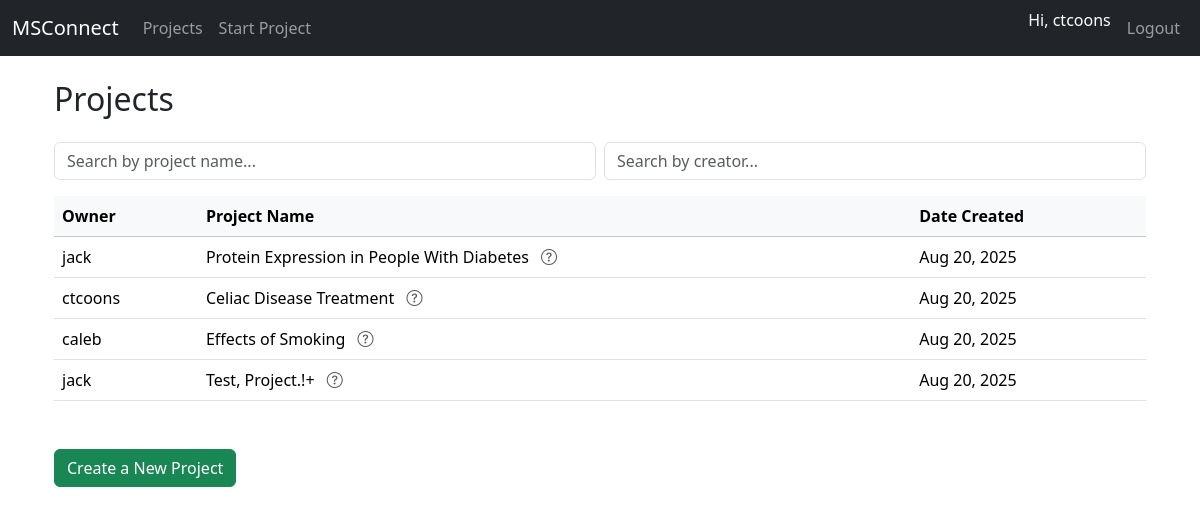
Before: /projects/ (signed in) with the older database file.
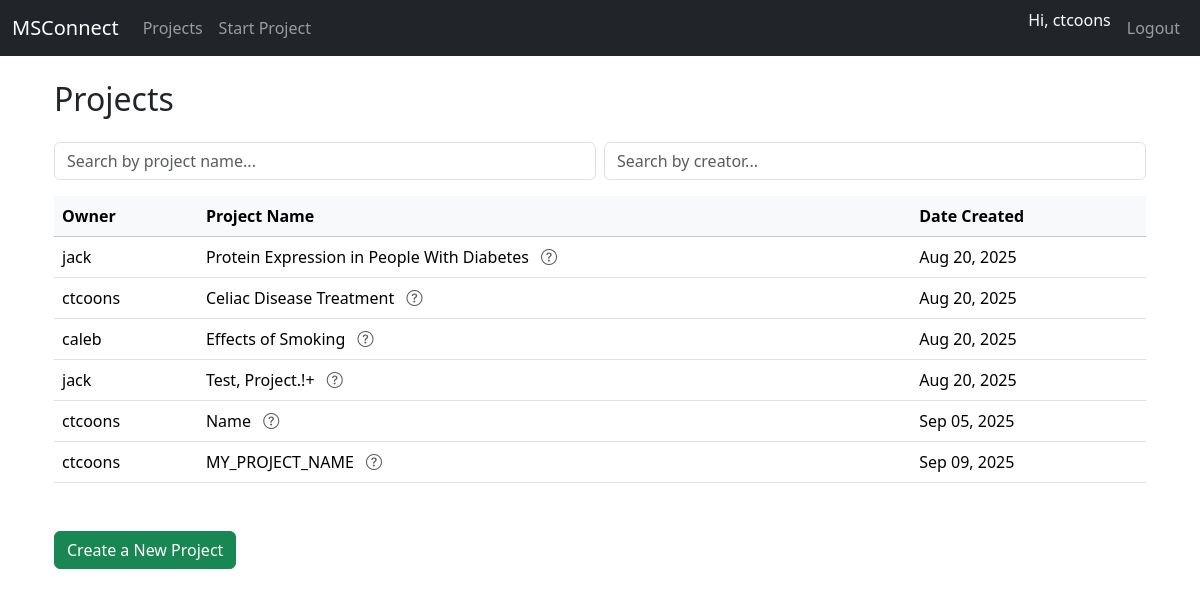
After: the same page with the newer database file.
### core/models.py (models this page shows, shortened)
class ProjectData(models.Model):
    owner = models.ForeignKey(User, on_delete=models.CASCADE, related_name="owned_projects")
    project_name = models.CharField(max_length=200)
    description = models.TextField(blank=True)
    number_of_groups = models.PositiveIntegerField()
    group_names = models.TextField(help_text="Tab-separated group names")
    independent_variable = models.JSONField(default=dict)
    created_at = models.DateTimeField(auto_now_add=True)

### core/views.py (the view)
# urls.py: path("projects/", views.project_list, name="project_list"),
@login_required
def project_list(request):
    projects = ProjectData.objects.all()
    return render(request, 'core/project_list.html', {'projects': projects})

### core/templates/core/project_list.html (shortened to what this page needs)
{% extends "core/base.html" %}
{% block content %}
<div class="container mt-4">
  <h2 class="mb-4">Projects</h2>
  <div class="mb-3 d-flex gap-2">
    <input type="text" id="searchName" class="form-control" placeholder="Search by project name...">
    <input type="text" id="searchCreator" class="form-control" placeholder="Search by creator...">
  </div>
  <div class="table-responsive">
    <table class="table table-hover align-middle" id="projectsTable">
      <thead class="table-light">
        <tr>
          <th>Owner</th>
          <th>Project Name</th>
          <th>Date Created</th>
        </tr>
      </thead>
      <tbody>
        {% for project in projects %}
        <tr style="cursor: pointer;" onclick="window.location='{% url 'project_detail' project.id %}';">
          <td>{{ project.owner.username }}</td>
          <td>
            {{ project.project_name }}
            <span
              class="ms-2 text-muted"
              data-bs-toggle="tooltip"
              data-bs-placement="top"
              title="{{ project.description|truncatechars:100|default:'No description provided' }}">
              <i class="bi bi-question-circle"></i>
            </span>
          </td>
          <td>{{ project.created_at|date:"M d, Y" }}</td>
        </tr>
        {% empty %}
        <tr>
          <td colspan="3" class="text-center">No projects yet.</td>
        </tr>
        {% endfor %}
      </tbody>
    </table>
  </div>
    <button class="btn btn-success mt-3" onclick="createNewProject()">Create a New Project</button>
</div>
<link rel="stylesheet" href="https://cdn.jsdelivr.net/npm/bootstrap-icons@1.10.5/font/bootstrap-icons.css">
{% endblock %}

Changed rows visible on the page:
added ProjectData: owner.username "ctcoons", project_name "Name", created_at "Sep 05, 2025"
added ProjectData: owner.username "ctcoons", project_name "MY_PROJECT_NAME", created_at "Sep 09, 2025"
